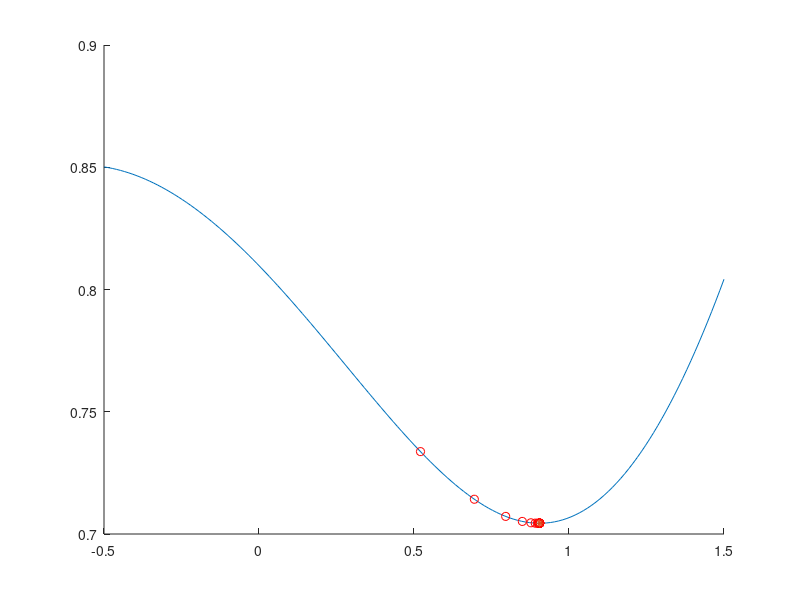

MATLAB code for this plot:
clear;

u0 = rand;
u1 = rand;
h = rand;
s = rand;
s0 = rand;
s1 = rand;
theta = rand;

fprintf(['u0 = %g, u1 = %g, h = %g, s = %g, s0 = %g, s1 = %g, theta ' ...
         '= %g\n'], u0, u1, h, s, s0, s1, theta);

p0 = randn(3, 1);
p1 = randn(3, 1);

fprintf('p0 = (%g, %g, %g)\n', p0(1), p0(2), p0(3));
fprintf('p1 = (%g, %g, %g)\n', p1(1), p1(2), p1(3));

du = u1 - u0;
dp = p1 - p0;
ds = s1 - s0;
s = @(lam) (1 - theta)*s + theta*((1 - lam)*s0 + lam*s1);

p = @(lam) p0 + lam*dp;
cprojp = @(lam) eye(3) - p(lam)*p(lam)'/(p(lam)'*p(lam));

u = @(lam) (1 - lam)*u0 + lam*u1;

q = @(lam) p(lam)'*p(lam);
dq = @(lam) 2*dp'*p(lam);
d2q = 2*dp'*dp;

l = @(lam) sqrt(q(lam));

% F1 = @(lam) u(lam) + h*s(lam)*l(lam);
% dF1 = @(lam) du + h*(ds*theta*q(lam) + s(lam)*dq(lam)/2)/l(lam);
% d2F1 = @(lam) h*(s(lam)*dq(lam)^2 + 2*q(lam)*(2*ds*theta*dq(lam) + ...
% s(lam)*d2q))/(4*q(lam)*l(lam));

F1 = @(lam) u(lam) + h*s(lam)*sqrt(p(lam)'*p(lam));
dF1 = @(lam) du + h*(ds*theta*p(lam)'*p(lam) + s(lam)*dp'*p(lam))/l(lam);
d2F1 = @(lam) h*(s(lam)*(dp'*p(lam))^2/(p(lam)'*p(lam)) + ds*theta*dp'*p(lam) + ...
                                                  2*s(lam)*dp'*dp)/(l(lam));

g = @(lam) -dF1(lam)/d2F1(lam);

iter = 1;
maxiters = 100;

lam(iter) = rand;
F1iters(iter) = F1(lam(iter));
alpha(iter) = 1;

c = 0.4;
c1 = 1e-4;
c2 = 0.9;

suff_dec_cond = @(x, a) F1(x + a*g(x)) <= F1(x) + c1*a*dF1(x)*g(x);

goldstein_conds = @(x, a) ...
    F1(lam) + (1 - c)*a*dF1(x)*g(x) <= F1(x + a*g(x)) && ...
    F1(x + a*g(x)) <= F1(x) + c*a*dF1(x)*g(x);

wolfe_conds = @(x, a) ...
    F1(x + a*g(x)) <= F1(x) + c1*a*dF1(x)*g(x) && ...
    dF1(x + a*g(x)) >= c2*dF1(x)*g(x);

strong_wolfe_conds = @(x, a) ...
    F1(x + a*g(x)) <= F1(x) + c1*a*dF1(x)*g(x) && ...
    abs(dF1(x + a*g(x))) >= c2*abs(dF1(x)*g(x));

while iter < 100 && norm(g(lam(iter)), 'inf') > eps
    alpha(iter) = 1;
    while ~suff_dec_cond(lam(iter), alpha(iter))
        alpha(iter) = 0.9*alpha(iter);
    end

    lam(iter + 1) = lam(iter) + alpha(iter)*g(lam(iter));
    iter = iter + 1;
    lam(iter) = max(0, min(1, lam(iter)));

    F1iters(iter) = F1(lam(iter));
    assert(F1iters(iter) <= F1iters(iter - 1));

    tol = 10*eps;
    dlam = lam(iter) - lam(iter - 1);
    dF1iters = F1iters(iter) - F1iters(iter - 1);
    if abs(dlam) < tol || abs(dF1iters) < tol
        break
    end

    % if (lam(iter) < 0 || lam(iter) > 1) && (lam(iter - 1) < 0 || ...
    %                                         lam(iter - 1) > 1)
    %     break;
    % end
end
arglam = max(0, min(1, lam(iter)));

Lams = linspace(-0.5, 1.5, 151);
F1s = zeros(size(Lams), 'like', Lams);
for i = 1:length(F1s)
    F1s(i) = F1(Lams(i));
end

figure;
hold on;
plot(Lams, F1s);
scatter(lam, F1iters, 'r');
plot(arglam, F1(arglam), '*');
xlim([min(Lams) max(Lams)]);
